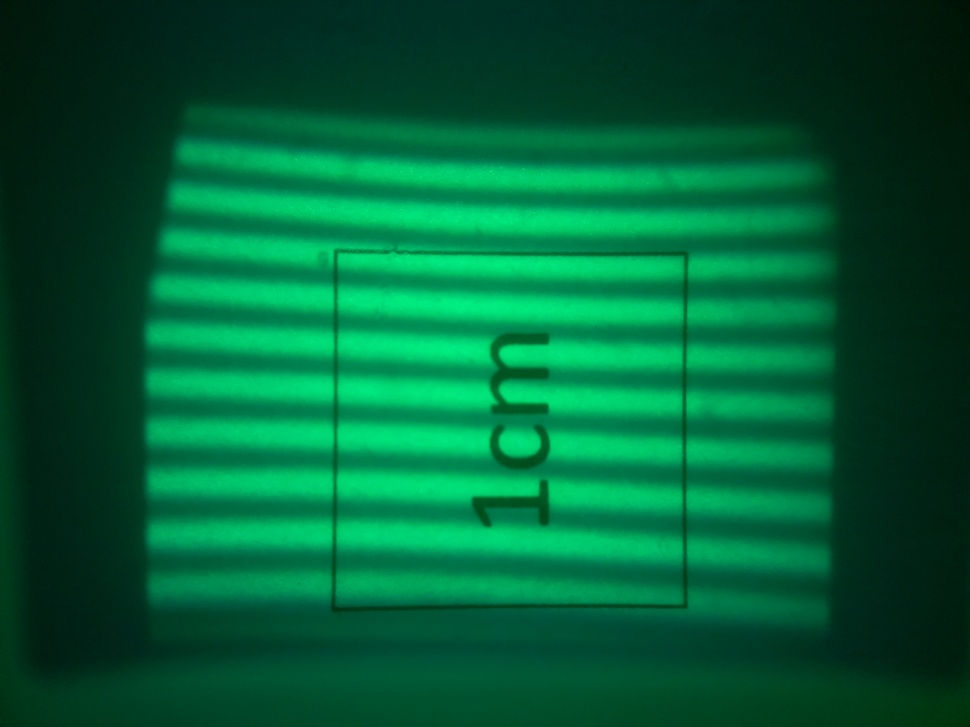
#> input picture dias-generator/data/wand/wand.jpg, 970 x 727 px, shrunk from 2592 x 1944 before the run
$ python wand_picture_analyze.py
#> lines starting #> are read from the running program, lines starting #| are printed output that depends on the picture; long printed decimals are rounded
"Generate structured image"
from pathlib import Path
#from math import cos, sin, pi
from PIL import Image
from statistics import mean
from matplotlib import pyplot as plt
import scipy.signal
import numpy as np

_DEBUG = False

def analyze_picture(pic):
    "print information about image"
    img = Image.open(pic)
#> img is the input picture: PIL image 970x727 RGB; mean R, G, B 0.5, 95.7, 54.8
    gray = img.convert('L')
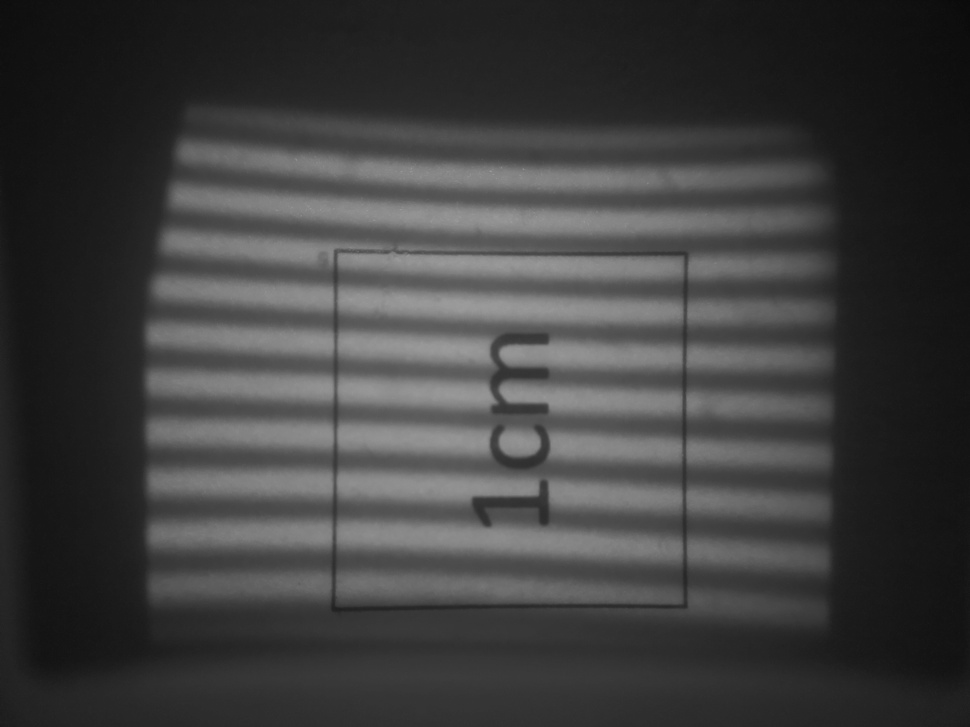
#> gray: PIL image 970x727 L; min 10, max 156, mean 62.6
    print("Color")
    print(f"Image size: {img.width}x{img.height}")
#| Image size: 970x727
    print("Image bands", img.getbands())
#| Image bands ('R', 'G', 'B')
    print("Image extrema:", img.getextrema())
#| Image extrema: ((0, 24), (16, 238), (3, 134))
    print("Gray Image extrema:", gray.getextrema())
#| Gray Image extrema: (10, 156)

    histogram = img.histogram()
#> histogram = 768 values, max 450295 at index 0, min 0 at index 18, mean 2754.6
    #print("histogram", histogram)
    center = img.width // 2
#> center = 485
    m_list = []
    for y in range(img.height):
        m_list.append(gray.getpixel((center, y)))
#> after the loop, m_list = 727 values, max 153 at index 305, min 32 at index 1, mean 88.16
    #print(m_list)
    print('Min:', min(m_list), "Max", max(m_list), "Mean", mean(m_list))
#| Min: 32 Max 153 Mean 88.161
    plt.plot(m_list)
    b, a = scipy.signal.butter(3, [0.01, 0.05],'band')
    # filtered = scipy.signal.lfilter(b, a, m_list)
    # plt.plot(filtered)
    plt.show()
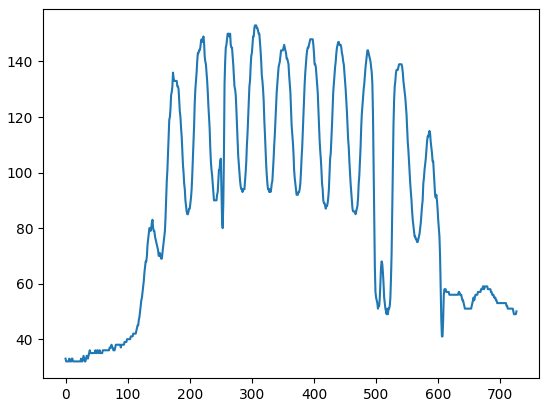
#> figure drawn by matplotlib, 1 panel; curve peaks at x = 305, y = 153

if __name__ == '__main__':
    folder = Path(__file__).parent / 'data/wand'
    picture = folder / "wand.jpg"
    analyze_picture(picture)
